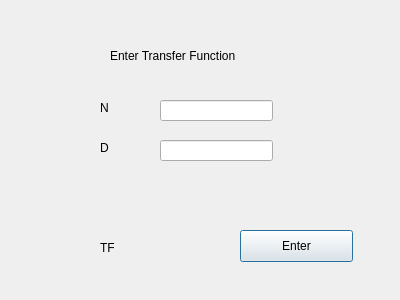
<?xml version="1.0" encoding="UTF-8"?>
<ui version="4.0">
 <class>Dialog</class>
 <widget class="QDialog" name="Dialog">
  <property name="geometry">
   <rect>
    <x>0</x>
    <y>0</y>
    <width>400</width>
    <height>300</height>
   </rect>
  </property>
  <property name="windowTitle">
   <string>Dialog</string>
  </property>
  <widget class="QLabel" name="titleLabel">
   <property name="geometry">
    <rect>
     <x>110</x>
     <y>30</y>
     <width>231</width>
     <height>51</height>
    </rect>
   </property>
   <property name="text">
    <string>Enter Transfer Function</string>
   </property>
   <property name="textFormat">
    <enum>Qt::AutoText</enum>
   </property>
  </widget>
  <widget class="QLabel" name="numLabel">
   <property name="geometry">
    <rect>
     <x>100</x>
     <y>100</y>
     <width>59</width>
     <height>16</height>
    </rect>
   </property>
   <property name="text">
    <string>N</string>
   </property>
  </widget>
  <widget class="QLabel" name="denomLabel">
   <property name="geometry">
    <rect>
     <x>100</x>
     <y>140</y>
     <width>59</width>
     <height>16</height>
    </rect>
   </property>
   <property name="text">
    <string>D</string>
   </property>
  </widget>
  <widget class="QLineEdit" name="numLineEdit">
   <property name="geometry">
    <rect>
     <x>160</x>
     <y>100</y>
     <width>113</width>
     <height>21</height>
    </rect>
   </property>
  </widget>
  <widget class="QLineEdit" name="denomLineEdit">
   <property name="geometry">
    <rect>
     <x>160</x>
     <y>140</y>
     <width>113</width>
     <height>21</height>
    </rect>
   </property>
  </widget>
  <widget class="QLabel" name="tfLabel">
   <property name="geometry">
    <rect>
     <x>100</x>
     <y>240</y>
     <width>59</width>
     <height>16</height>
    </rect>
   </property>
   <property name="text">
    <string>TF</string>
   </property>
  </widget>
  <widget class="QPushButton" name="enterButton">
   <property name="geometry">
    <rect>
     <x>240</x>
     <y>230</y>
     <width>113</width>
     <height>32</height>
    </rect>
   </property>
   <property name="text">
    <string>Enter</string>
   </property>
  </widget>
 </widget>
 <resources/>
 <connections/>
</ui>
